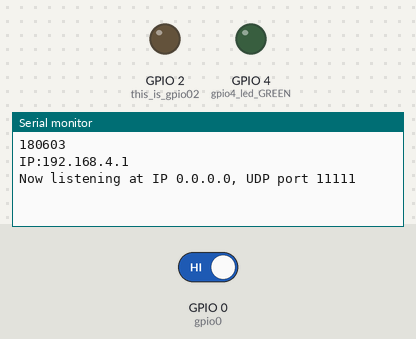
A sketch run on a simulated ESP8266 (NodeMCU). Shown: output pins drawn as LEDs (lit = HIGH), the last lines printed to the serial monitor. The inputs (shaded band) are chosen by the test bench; at power-on: GPIO 0 (gpio0) HIGH. WiFi joins after 1.5 s; servers stay silent unless stated.

Above: at 1.2 s.
1.3 s: GPIO 0 (gpio0) driven LOW
At 1.41 s:
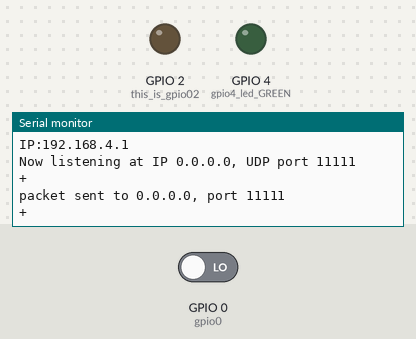
At 5.03 s:
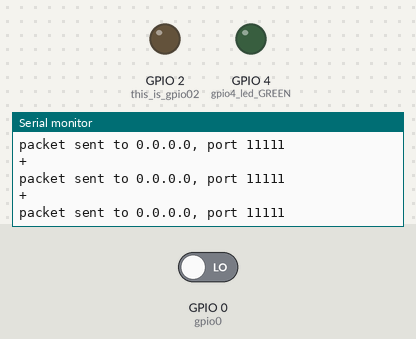

The sketch:

Nurse_station.ino
```cpp
// Nurse Station
//
// RHoK
//
// last changed 03.06.2018

// for udp:
#include <WiFiUdp.h>

#include <ESP8266WiFi.h>
//#include <WiFiClient.h>
//#include <ESP8266WebServer.h>

const char *ssid = "NurseStation";
const char *password = "NurseStation";

//ESP8266WebServer server(80);
WiFiServer server(80);

// udp:
WiFiUDP Udp;
#define UDP_PORT 11111  // local port to listen on
char incomingPacket[255];  // buffer for incoming packets
char  replyPacekt[] = "master has received";  // a reply string to send back

int buttonSeq = 0; // sequence of the received button/table pressed, 1 is first
int buttonId = 0; // id of pressed button
int ledStatus = 0; // led on button

/* Just a little test message.  Go to http://192.168.4.1 in a web browser
  connected to this access point to see it.
*/
/*
  void handleRoot() {
  server.send(200, "text/html", "<h1>You are connected</h1>");
  Serial.println("You are connected");
  }
*/

IPAddress client; //(192, 168, 4, 2);

// setup code here, to run once:
void setup() {
  pinMode(2, OUTPUT); // this is gpio02, led //RED
  digitalWrite(2, LOW);

  pinMode(4, OUTPUT); //gpio4 led GREEN
  digitalWrite(4, LOW);

  // initialize the pushbutton pin as an input:
  pinMode(0, INPUT); // gpio0

  Serial.begin(115200);
  delay(10); // not sure if necessary
  Serial.print("\n180603\n");


  WiFi.mode(WIFI_AP);
  //  WiFi.softAP(""); //ssid, password);
  WiFi.softAP(ssid, password);
  WiFi.begin();

  IPAddress myIP = WiFi.softAPIP();
  Serial.print("IP:");
  Serial.println(myIP);


  // udp setup:
  uint8_t ret = Udp.begin(UDP_PORT);
  if (ret) Serial.printf("Now listening at IP %s, UDP port %d\n", WiFi.localIP().toString().c_str(), UDP_PORT);
  else Serial.printf("Error opening udp\n");

}

// main code here, to run repeatedly:
void loop() {
  // handle udp:
  int packetSize = Udp.parsePacket();
  if (packetSize)
  {
    // receive incoming UDP packets
    Serial.printf("Getting something");
    Serial.printf("Received %d bytes from %s, port %d\n", packetSize, Udp.remoteIP().toString().c_str(), Udp.remotePort());

    client = Udp.remoteIP();

    int len = Udp.read(incomingPacket, 255);
    if (len > 0)
    {
      incomingPacket[len] = 0;
    }
    Serial.printf("UDP packet contents: %s\n", incomingPacket);
    // send back a reply, to the IP address and port we got the packet from
    Udp.beginPacket(Udp.remoteIP(), Udp.remotePort());
    Udp.write(replyPacekt);
    Udp.endPacket();
  }
 // else{
  //  Serial.println("Nothing");
 // }

  //Waiting for incoming UDP
  if (packetSize)
  {
    Serial.printf("Received %d bytes from %s, port %d\n", packetSize, Udp.remoteIP().toString().c_str(), Udp.remotePort());
    int len = Udp.read(incomingPacket, 255);
    if (len > 0)
    {
      incomingPacket[len] = 0;
    }
    Serial.printf("UDP packet contents: %s\n", incomingPacket);

    // Fall warning - RED LED on
    if (incomingPacket == "f") {
      digitalWrite(2, HIGH);
    }

    // Sitting warning = GREEN LED on
    else if (incomingPacket == "s") {
      digitalWrite(4, HIGH);
    }

    // Moving warning - flashing LED RED
    else if (incomingPacket == "m") {
      digitalWrite(2, HIGH);
      delay(500);
      digitalWrite(2, LOW);
    }
    else{ //no warning messages sent - lights off
      digitalWrite(2, LOW);
      digitalWrite(4, LOW);
      Serial.println("No Warnings");
    }

  }

  // check if button is pressed:
  if (digitalRead(0) == LOW) {
    Serial.println("+");
    delay(100); // debounce delay
    buttonSeq = 0; // reset sequence for another round of questions
    digitalWrite(2, LOW); // led off

    //    IPAddress gatewayIP(192, 168, 4, 2);
    static char packet[] = "master button pressed";
    // send back a reply, to the IP address and port we got the packet from
    //    Udp.beginPacket(gatewayIP, UDP_PORT);
    Udp.beginPacket(client, UDP_PORT);
    Udp.write(packet);
    Udp.endPacket();
    Serial.printf("packet sent to %s, port %d\n", client.toString().c_str(), UDP_PORT);
  }
}
```

Measured:
- after the input at 1.3 s, the serial monitor: prints a new line at once (image 1)
